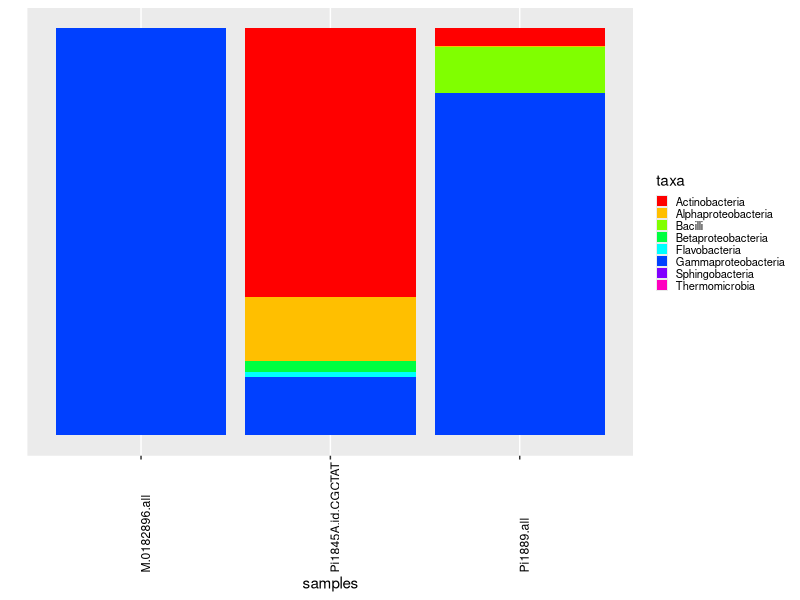
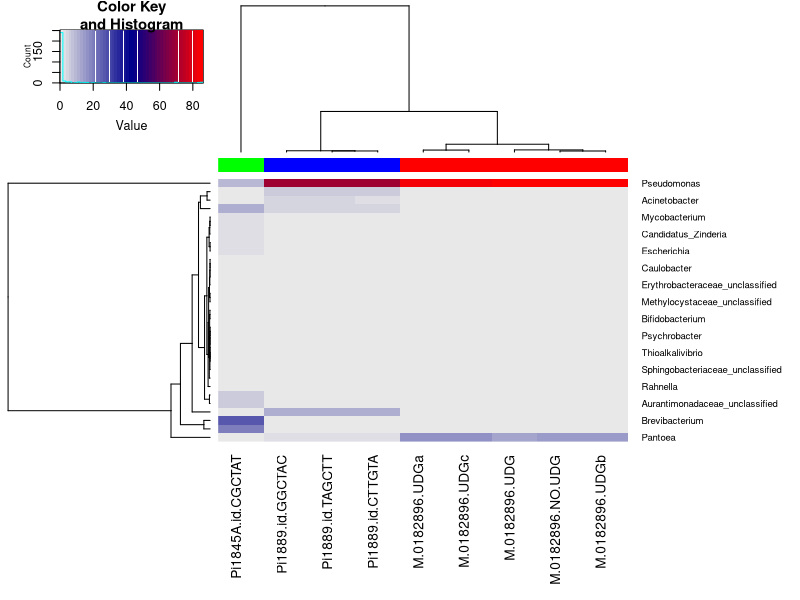
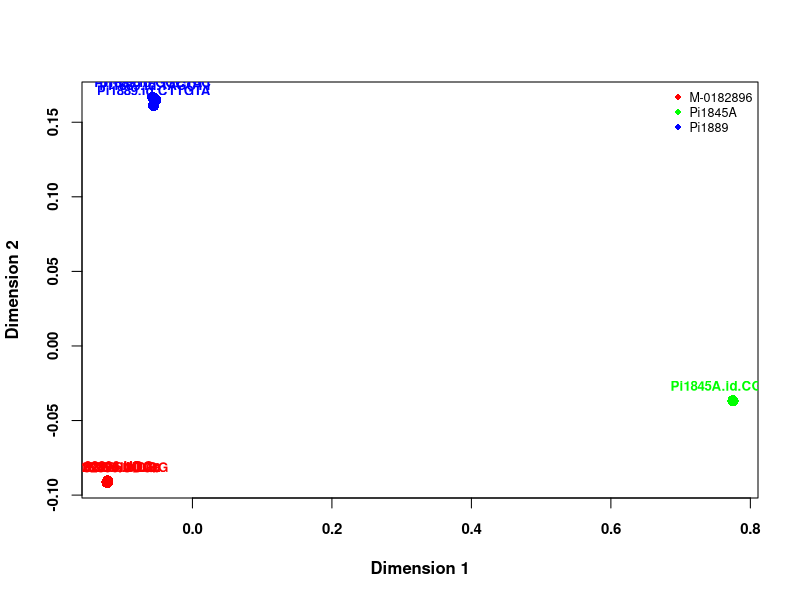
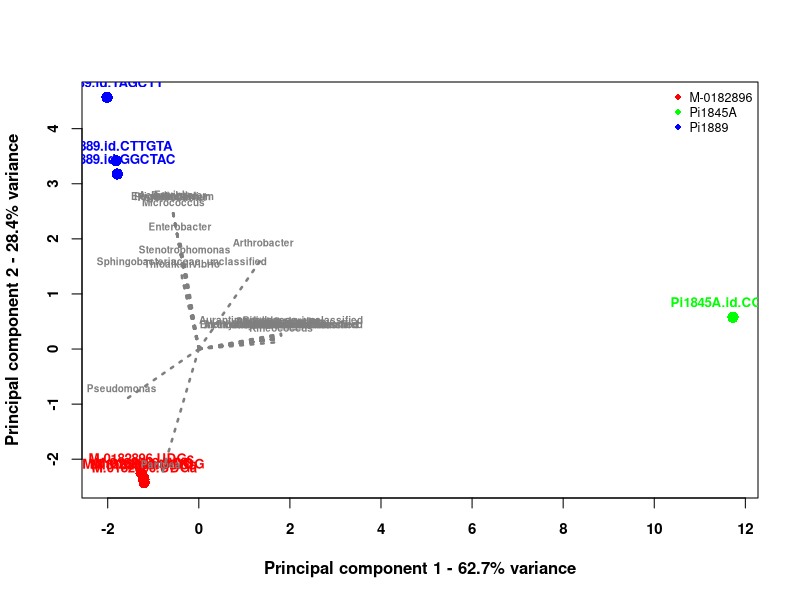
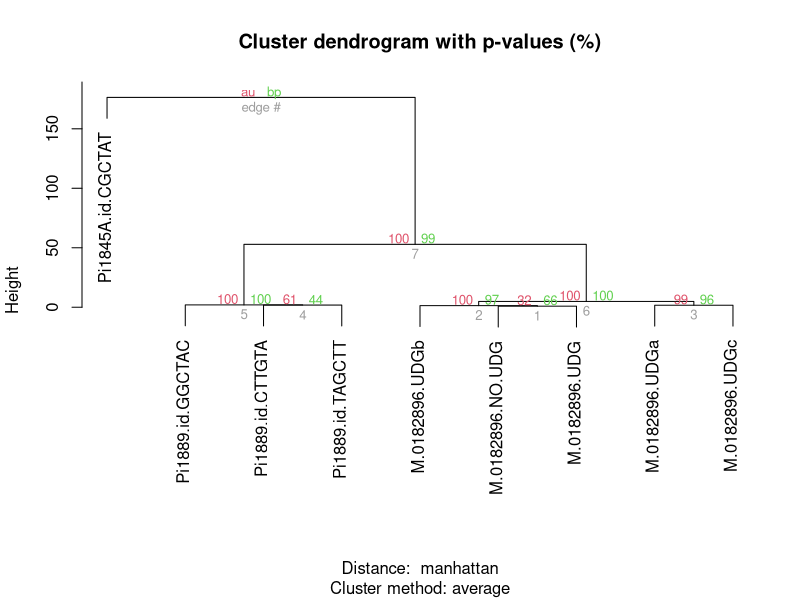
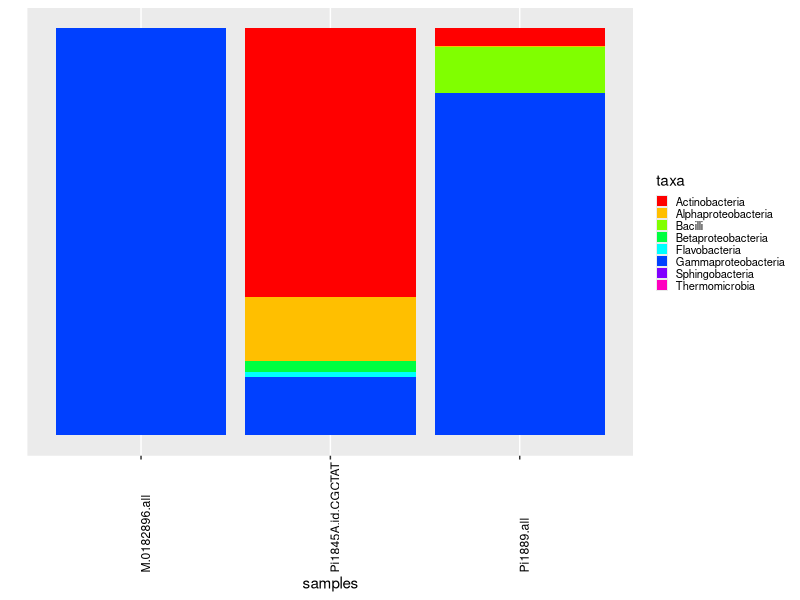

These figures' R source, in order:
############################################################
## Part 46:
input <- read.csv("Potato_merged.csv", header=TRUE, row.names=1, sep="\t")

dim(input)

abundances <- input[row.names(input)[grep("g__[\\w_]*$", row.names(input), perl=TRUE)],]
row.names(abundances) <- sapply(strsplit(row.names(abundances), "g__"), `[`, 2)
write.csv(abundances, "Relative_abundances_genus.csv")


############################################################
## Part 47:

# Load required packages
library(permute)
library(vegan)
library(MASS)
# Calculate the number of genera identified for each profile
taxon_table <- specnumber(t(abundances))
# Export a summary table
write.table(taxon_table, "Taxon_count_genus.txt", sep="\t", col.names=FALSE)
# Calculate the Shannon diversity index for each profile at the genus level
diversity_table <- diversity(t(abundances), index="shannon")
# Export a summary table
write.table(diversity_table, "Diversity_genus.txt", sep="\t", col.names=FALSE)
# Calculate Bray-Curtis distances among profiles at the genus level
distances <- vegdist(t(abundances), method="bray")
# Export a summary table
write.matrix(as.matrix(distances), "Distances_genus.txt", sep="\t")


############################################################
## Part 48:

# Load required packages
library(gplots)
# Save heatmap as .pdf file
pdf("Heatmap_genus.pdf")
# Draw the heatmap (see below)
heatmap.2(as.matrix(abundances), trace="none", col=colorpanel(50, low="gray91", mid="darkblue", high="red"), dendrogram="both", ColSideColors=rep(c("red","green","blue"), times=c(5,1,3)), margins=c(12, 13))
# Close the .pdf file
dev.off()


############################################################
## Part 49:

# Perform the Principal Coordinate Analysis
library(ape)
pcoa <- pcoa(distances)
# Save the PCA plot as a pdf file.
pdf("PCOA_genus.pdf")


############################################################
## Part 50:

# Plot the first two dimensions
plot(pcoa$vectors[,1], pcoa$vectors[,2], pch=16, cex=1.5, cex.axis=0.9, font.lab=2, font.axis=2, xlab="Dimension 1", ylab="Dimension 2", col=rep(c("red","green","blue"), times=c(5, 1, 3)))
# Add profile name labels, colored using the same color scheme as above.
text(x=pcoa$vectors[,1], y=pcoa$vectors[,2], labels=row.names(pcoa$vectors), font=2, cex=0.8, pos=3, col=rep(c("red","green","blue"), times=c(5, 1, 3)))
# Add a legend showing the correspondence between profiles and samples.
legend('topright',  legend=c("M-0182896", "Pi1845A", "Pi1889"), pch=16, col=c('red', 'green', 'blue'), bty='n', cex=.75)
dev.off()

# Perform Principal Component Analysis
pca <- prcomp(t(abundances), scale.=T)
# Calculate the percentage of the variance accounted by principal components 1 and 2
PC1 <- round (100 * (summary(pca)$importance[2,1]), 1)
PC2 <- round (100 * (summary(pca)$importance[2,2]), 1)
# Plot PCA scores for principal component 1 and 2
pdf("PCA_genus.pdf")

# Plot the first two principal components
plot(pca$x[,1], pca$x[,2], pch=16, cex=1.5, cex.axis=0.9, font.lab=2, font.axis=2, xlab=paste("Principal component 1 - ", PC1, "% variance", sep=""), ylab=paste("Principal component 2 - ", PC2, "% variance", sep=""), col=rep(c("red","green","blue"), times=c(5, 1, 3)))
# Add profile name labels, colored using the same color scheme as above.
text(pca$x[,1], pca$x[,2], colnames(abundances), font=2, cex=0.8, pos=3, col=rep(c("red", "green", "blue"), times=c(5, 1, 3)))
# Add a legend showing the correspondence between profiles and samples.
legend('topright',  legend=c("M-0182896", "Pi1845A", "Pi1889"), pch=16, col=c('red', 'green', 'blue'), bty='n', cex=.75)

# Plot PCA loadings and their labels
vectors.x <- (pca$rotation[,1]) * 8
vectors.y <- (pca$rotation[,2]) * 8
points(cbind(vectors.x, vectors.y), col="grey50", type="n")
text(cbind(vectors.x, vectors.y), rownames(cbind(vectors.x, vectors.y)), cex=0.6, font=2, pos=3, col="grey50")
for (v in 1:length(vectors.x)) {
    segments(0,0, vectors.x[v], vectors.y[v], col="grey50", lty=3, lwd=2.5)
}
dev.off()


############################################################
## Part 51:

library(pvclust)
clustering <- pvclust(abundances, method.dist="manhattan", method.hclust="average", nboot=1000)
pdf("Clustering_genus.pdf")
plot(clustering)
dev.off()

clustering


############################################################
## Part 53:

# Import and format class-level abundance data
input2 <- read.csv("Potato_merged_profiles.csv", header=TRUE, row.names=1, sep="\t")
abundances2 <- input2[row.names(input2)[grep("c__[\\w_]*$", row.names(input2), perl=TRUE)],]
row.names(abundances2) <- sapply(strsplit(row.names(abundances2), "c__"), `[`, 2)
data_table <- data.frame(samples=rep(colnames(abundances2), each=dim(abundances2)[1]), taxa=rep(row.names(abundances2), dim(abundances2)[2]), datavect=unlist(abundances2))

library(ggplot2)
library(grid)
# Draw the stacked bar plot
ggplot(data_table, aes(x=samples)) + geom_bar(aes(weight=datavect, fill=taxa), position='fill') + scale_y_continuous("", breaks=NULL) + scale_fill_manual(values=rainbow(dim(abundances2)[1])) + theme(axis.text.x=element_text(angle=90, hjust = 0, color="black"), legend.text=element_text(size = 8)) + theme(legend.key.size=unit(0.6, "lines"))
ggsave("Barplot_class.pdf")
